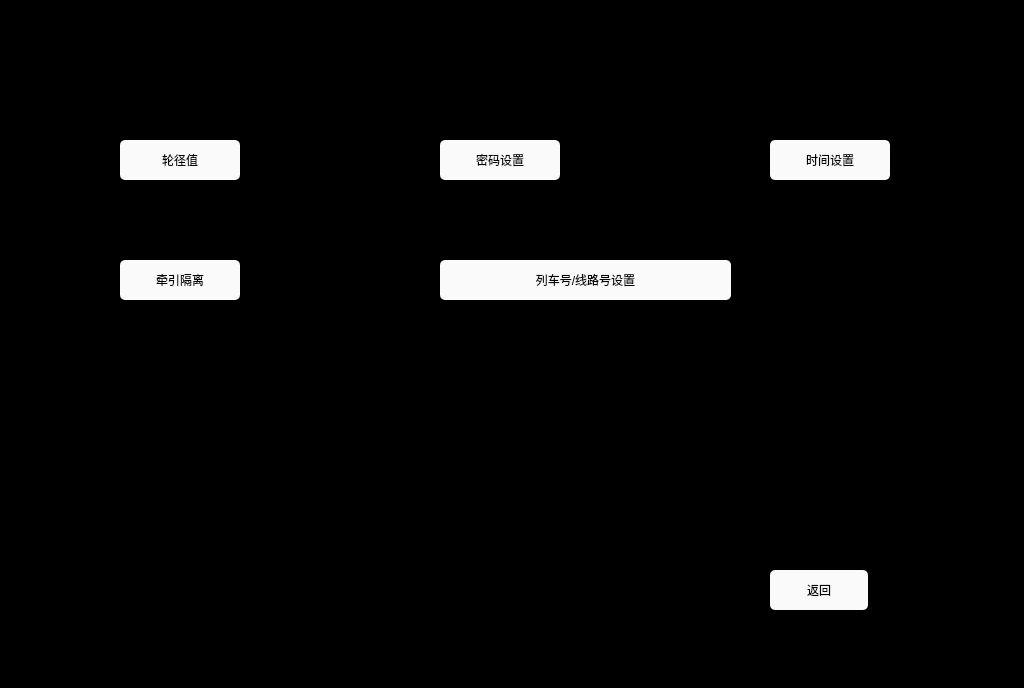
<?xml version="1.0" encoding="UTF-8"?>
<ui version="4.0">
 <class>SetParameterPage</class>
 <widget class="QWidget" name="SetParameterPage">
  <property name="geometry">
   <rect>
    <x>0</x>
    <y>0</y>
    <width>1024</width>
    <height>688</height>
   </rect>
  </property>
  <property name="windowTitle">
   <string>Form</string>
  </property>
  <property name="styleSheet">
   <string notr="true">QLabel
{
	color: white;
	border: 2px groove, gray;
    border-color: gray;
	font: 20px, &quot;SimHei&quot;;	
}

QWidget
{
	background-color: black;
}

QPushButton
{
	font: 20px, &quot;SimHei&quot;;
    color: black;
	background-color: rgb(250, 250, 250);
	border-radius: 5px;
}</string>
  </property>
  <widget class="QPushButton" name="btn_wheelDia">
   <property name="geometry">
    <rect>
     <x>120</x>
     <y>140</y>
     <width>120</width>
     <height>40</height>
    </rect>
   </property>
   <property name="text">
    <string>轮径值</string>
   </property>
  </widget>
  <widget class="QPushButton" name="btn_Back">
   <property name="geometry">
    <rect>
     <x>770</x>
     <y>570</y>
     <width>98</width>
     <height>40</height>
    </rect>
   </property>
   <property name="text">
    <string>返回</string>
   </property>
  </widget>
  <widget class="QPushButton" name="btn_setTime">
   <property name="geometry">
    <rect>
     <x>770</x>
     <y>140</y>
     <width>120</width>
     <height>40</height>
    </rect>
   </property>
   <property name="text">
    <string>时间设置</string>
   </property>
  </widget>
  <widget class="QPushButton" name="pushButton_3">
   <property name="geometry">
    <rect>
     <x>440</x>
     <y>140</y>
     <width>120</width>
     <height>40</height>
    </rect>
   </property>
   <property name="text">
    <string>密码设置</string>
   </property>
  </widget>
  <widget class="QPushButton" name="btn_setVehicleNo">
   <property name="geometry">
    <rect>
     <x>440</x>
     <y>260</y>
     <width>291</width>
     <height>40</height>
    </rect>
   </property>
   <property name="text">
    <string>列车号/线路号设置</string>
   </property>
  </widget>
  <widget class="QPushButton" name="btn_tractionIsolate">
   <property name="geometry">
    <rect>
     <x>120</x>
     <y>260</y>
     <width>120</width>
     <height>40</height>
    </rect>
   </property>
   <property name="text">
    <string>牵引隔离</string>
   </property>
  </widget>
 </widget>
 <resources/>
 <connections/>
</ui>
